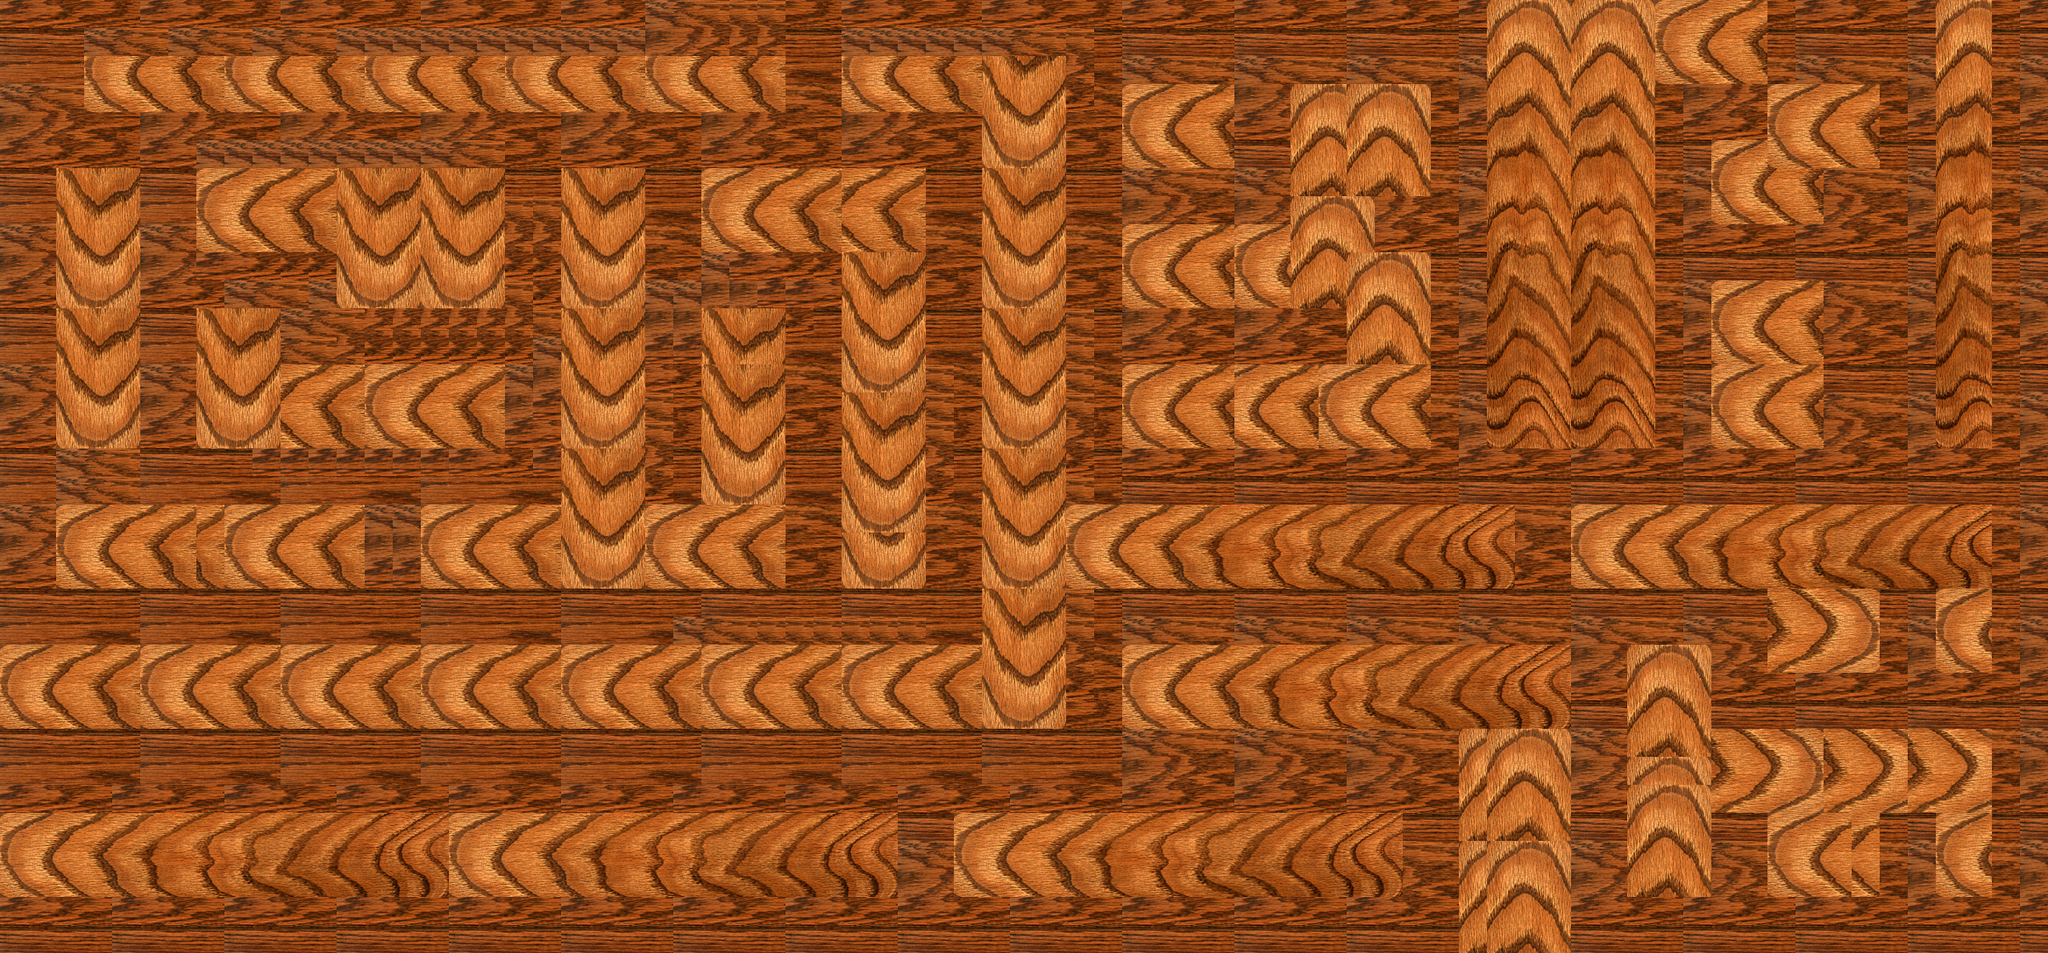

Below is a game level as drawn by its tile map, then a one-line description and the .tmx that defines it (tile-layer data replaced by summaries):
An orthogonal 73x34 tile map with 32x32 px tiles, 2 tile layers (图块层 1, 图块层 2).

<map version="1.5" tiledversion="1.7.2" orientation="orthogonal" renderorder="right-down" width="73" height="34" tilewidth="32" tileheight="32" infinite="0" nextlayerid="4" nextobjectid="1">
 <tileset firstgid="1" source="wood floor.tsx" />
 <layer id="1" name="图块层 1" width="73" height="34">
  <data>[2482 cells, 2482 non-empty, 26 distinct tile ids]</data>
 </layer>
 <layer id="3" name="图块层 2" width="73" height="34">
  <data>[2482 cells, 1241 non-empty, 48 distinct tile ids]</data>
 </layer>
</map>
